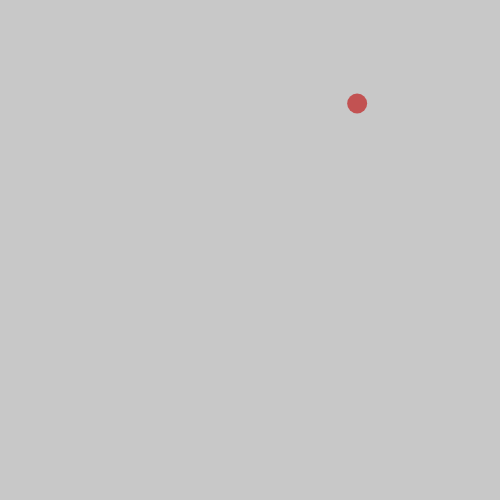
Frame 1 (no input)
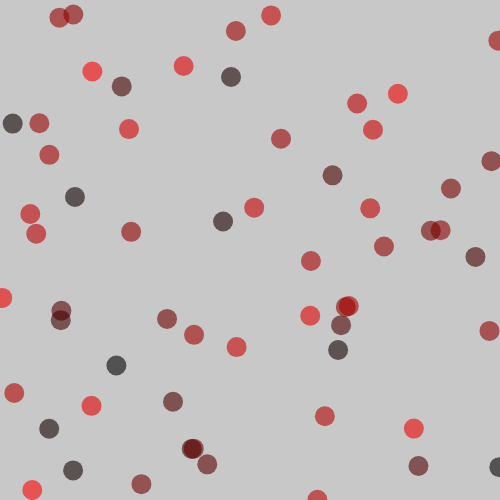
Frame 60 (no input)
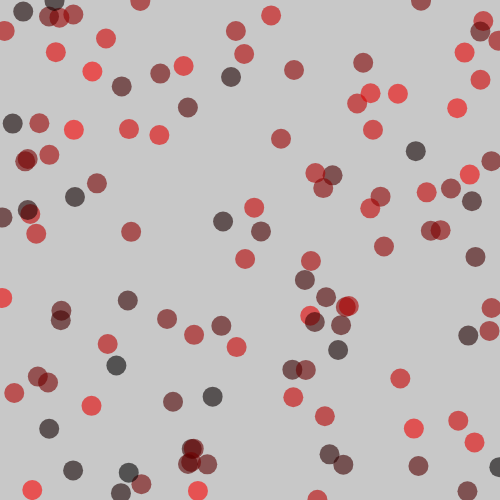
Frame 120 (the mouse pressed at the canvas centre since frame 60)

The p5.js sketch that drew these frames (run headless with seeded random() and noise() and a simulated clock; from frame 60 on, the mouse is pressed at the canvas centre):

// p5.js sketch
// ── sketch.js
var myRandomNumX;
var myRandomNumY;
var myRandomNumR;
function setup () {
  createCanvas(500, 500);
  background(200);
}

function draw () {
  /*background(200);*/
  myRandomNumX = random(width);
  myRandomNumY = random(height);
  myRandomNumR = random(255);

  /*ellipse(myRandomNumX, height/2, 20, 20);*/
  noStroke();
  fill(myRandomNumR, 0, 0, 150); /*last one is opacity to 255*/
  ellipse(myRandomNumX, myRandomNumY, 20, 20);
}
